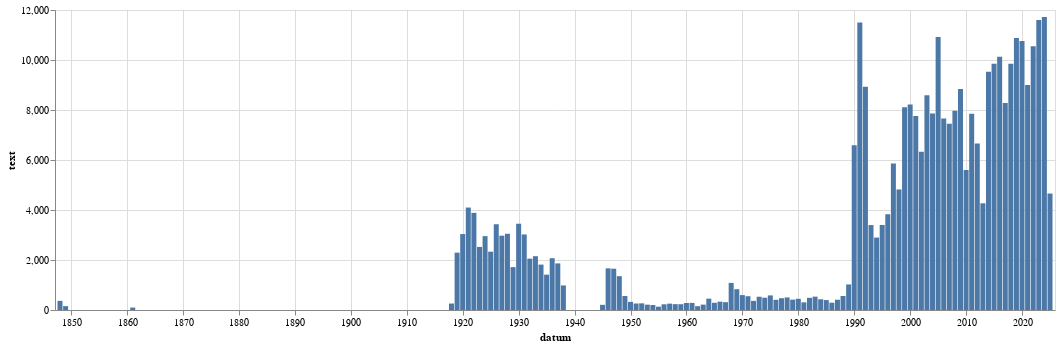

The notebook cell saved with this chart:
### Code cell
alt.Chart(
    df.filter(~pl.col('datum').is_null()).filter(pl.col('delka') > delka_filtru).group_by_dynamic(index_column="datum", every="1y").agg(pl.col('text').len()).to_pandas(),
    width=1000
).mark_bar(
).encode(
    alt.X("datum:T"),
    alt.Y("text:Q")
)

### Figure 1 — Vega-Lite specification as saved in the notebook (floating-point values rounded to 4 significant figures)
{"config": {"view": {"continuousWidth": 300, "continuousHeight": 300}}, "data": {"name": "data-9c3e37f174c79b3a0f54d65e627b0617"}, "mark": {"type": "bar"}, "encoding": {"x": {"field": "datum", "type": "temporal"}, "y": {"field": "text", "type": "quantitative"}}, "width": 1000, "$schema": "https://vega.github.io/schema/vega-lite/v5.8.0.json", "datasets": {"data-9c3e37f174c79b3a0f54d65e627b0617": [{"datum": "1848-01-01T00:00:00", "text": 366}, {"datum": "1849-01-01T00:00:00", "text": 155}, {"datum": "1861-01-01T00:00:00", "text": 99}, {"datum": "1918-01-01T00:00:00", "text": 259}, {"datum": "1919-01-01T00:00:00", "text": 2294}, {"datum": "1920-01-01T00:00:00", "text": 3038}, {"datum": "1921-01-01T00:00:00", "text": 4098}, {"datum": "1922-01-01T00:00:00", "text": 3886}, {"datum": "1923-01-01T00:00:00", "text": 2523}, {"datum": "1924-01-01T00:00:00", "text": 2955}, {"datum": "1925-01-01T00:00:00", "text": 2332}, {"datum": "1926-01-01T00:00:00", "text": 3430}, {"datum": "1927-01-01T00:00:00", "text": 2973}, {"datum": "1928-01-01T00:00:00", "text": 3050}, {"datum": "1929-01-01T00:00:00", "text": 1715}, {"datum": "1930-01-01T00:00:00", "text": 3451}, {"datum": "1931-01-01T00:00:00", "text": 3022}, {"datum": "1932-01-01T00:00:00", "text": 2054}, {"datum": "1933-01-01T00:00:00", "text": 2152}, {"datum": "1934-01-01T00:00:00", "text": 1816}, {"datum": "1935-01-01T00:00:00", "text": 1414}, {"datum": "1936-01-01T00:00:00", "text": 2072}, {"datum": "1937-01-01T00:00:00", "text": 1864}, {"datum": "1938-01-01T00:00:00", "text": 983}, {"datum": "1945-01-01T00:00:00", "text": 207}, {"datum": "1946-01-01T00:00:00", "text": 1666}, {"datum": "1947-01-01T00:00:00", "text": 1651}, {"datum": "1948-01-01T00:00:00", "text": 1353}, {"datum": "1949-01-01T00:00:00", "text": 560}, {"datum": "1950-01-01T00:00:00", "text": 325}, {"datum": "1951-01-01T00:00:00", "text": 260}, {"datum": "1952-01-01T00:00:00", "text": 266}, {"datum": "1953-01-01T00:00:00", "text": 214}, {"datum": "1954-01-01T00:00:00", "text": 201}, {"datum": "1955-01-01T00:00:00", "text": 133}, {"datum": "1956-01-01T00:00:00", "text": 228}, {"datum": "1957-01-01T00:00:00", "text": 254}, {"datum": "1958-01-01T00:00:00", "text": 234}, {"datum": "1959-01-01T00:00:00", "text": 232}, {"datum": "1960-01-01T00:00:00", "text": 279}, {"datum": "1961-01-01T00:00:00", "text": 285}, {"datum": "1962-01-01T00:00:00", "text": 153}, {"datum": "1963-01-01T00:00:00", "text": 215}, {"datum": "1964-01-01T00:00:00", "text": 453}, {"datum": "1965-01-01T00:00:00", "text": 288}, {"datum": "1966-01-01T00:00:00", "text": 333}, {"datum": "1967-01-01T00:00:00", "text": 313}, {"datum": "1968-01-01T00:00:00", "text": 1084}, {"datum": "1969-01-01T00:00:00", "text": 832}, {"datum": "1970-01-01T00:00:00", "text": 596}, {"datum": "1971-01-01T00:00:00", "text": 552}, {"datum": "1972-01-01T00:00:00", "text": 365}, {"datum": "1973-01-01T00:00:00", "text": 531}, {"datum": "1974-01-01T00:00:00", "text": 491}, {"datum": "1975-01-01T00:00:00", "text": 584}, {"datum": "1976-01-01T00:00:00", "text": 408}, {"datum": "1977-01-01T00:00:00", "text": 471}, {"datum": "1978-01-01T00:00:00", "text": 502}, {"datum": "1979-01-01T00:00:00", "text": 414}, {"datum": "1980-01-01T00:00:00", "text": 448}, {"datum": "1981-01-01T00:00:00", "text": 307}, {"datum": "1982-01-01T00:00:00", "text": 487}, {"datum": "1983-01-01T00:00:00", "text": 534}, {"datum": "1984-01-01T00:00:00", "text": 429}, {"datum": "1985-01-01T00:00:00", "text": 397}, {"datum": "1986-01-01T00:00:00", "text": 292}, {"datum": "1987-01-01T00:00:00", "text": 411}, {"datum": "1988-01-01T00:00:00", "text": 561}, {"datum": "1989-01-01T00:00:00", "text": 1022}, {"datum": "1990-01-01T00:00:00", "text": 6587}, {"datum": "1991-01-01T00:00:00", "text": 11502}, {"datum": "1992-01-01T00:00:00", "text": 8935}, {"datum": "1993-01-01T00:00:00", "text": 3398}, {"datum": "1994-01-01T00:00:00", "text": 2897}, {"datum": "1995-01-01T00:00:00", "text": 3402}, {"datum": "1996-01-01T00:00:00", "text": 3831}, {"datum": "1997-01-01T00:00:00", "text": 5859}, {"datum": "1998-01-01T00:00:00", "text": 4823}, {"datum": "1999-01-01T00:00:00", "text": 8114}, {"datum": "2000-01-01T00:00:00", "text": 8219}, {"datum": "2001-01-01T00:00:00", "text": 7756}, {"datum": "2002-01-01T00:00:00", "text": 6334}, {"datum": "2003-01-01T00:00:00", "text": 8590}, {"datum": "2004-01-01T00:00:00", "text": 7865}, {"datum": "2005-01-01T00:00:00", "text": 10922}, {"datum": "2006-01-01T00:00:00", "text": 7664}, {"datum": "2007-01-01T00:00:00", "text": 7448}, {"datum": "2008-01-01T00:00:00", "text": 7968}, {"datum": "2009-01-01T00:00:00", "text": 8843}, {"datum": "2010-01-01T00:00:00", "text": 5605}, {"datum": "2011-01-01T00:00:00", "text": 7852}, {"datum": "2012-01-01T00:00:00", "text": 6659}, {"datum": "2013-01-01T00:00:00", "text": 4268}, {"datum": "2014-01-01T00:00:00", "text": 9532}, {"datum": "2015-01-01T00:00:00", "text": 9853}, {"datum": "2016-01-01T00:00:00", "text": 10133}, {"datum": "2017-01-01T00:00:00", "text": 8277}, {"datum": "2018-01-01T00:00:00", "text": 9846}, {"datum": "2019-01-01T00:00:00", "text": 10877}, {"datum": "2020-01-01T00:00:00", "text": 10757}, {"datum": "2021-01-01T00:00:00", "text": 9003}, {"datum": "2022-01-01T00:00:00", "text": 10550}, {"datum": "2023-01-01T00:00:00", "text": 11599}, {"datum": "2024-01-01T00:00:00", "text": 11725}, {"datum": "2025-01-01T00:00:00", "text": 4659}]}}
